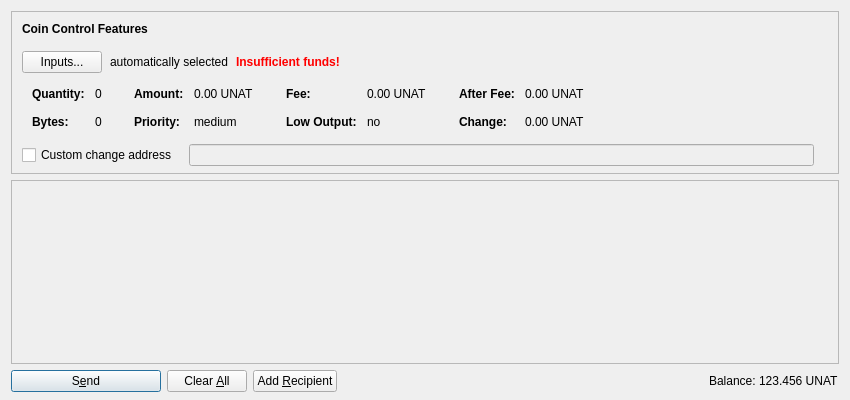
<?xml version="1.0" encoding="UTF-8"?>
<ui version="4.0">
 <class>SendCoinsDialog</class>
 <widget class="QDialog" name="SendCoinsDialog">
  <property name="geometry">
   <rect>
    <x>0</x>
    <y>0</y>
    <width>850</width>
    <height>400</height>
   </rect>
  </property>
  <property name="windowTitle">
   <string>Send Coins</string>
  </property>
  <layout class="QVBoxLayout" name="verticalLayout" stretch="0,1,0">
   <property name="bottomMargin">
    <number>8</number>
   </property>
   <item>
    <widget class="QFrame" name="frameCoinControl">
     <property name="sizePolicy">
      <sizepolicy hsizetype="Expanding" vsizetype="Expanding">
       <horstretch>0</horstretch>
       <verstretch>0</verstretch>
      </sizepolicy>
     </property>
     <property name="maximumSize">
      <size>
       <width>16777215</width>
       <height>16777215</height>
      </size>
     </property>
     <property name="frameShape">
      <enum>QFrame::StyledPanel</enum>
     </property>
     <property name="frameShadow">
      <enum>QFrame::Sunken</enum>
     </property>
     <layout class="QVBoxLayout" name="verticalLayoutCoinControl2">
      <property name="spacing">
       <number>0</number>
      </property>
      <property name="leftMargin">
       <number>0</number>
      </property>
      <property name="topMargin">
       <number>0</number>
      </property>
      <property name="rightMargin">
       <number>0</number>
      </property>
      <property name="bottomMargin">
       <number>6</number>
      </property>
      <item>
       <layout class="QVBoxLayout" name="verticalLayoutCoinControl" stretch="0,0,0,0,1">
        <property name="spacing">
         <number>0</number>
        </property>
        <property name="leftMargin">
         <number>10</number>
        </property>
        <property name="topMargin">
         <number>10</number>
        </property>
        <item>
         <layout class="QHBoxLayout" name="horizontalLayoutCoinControl1">
          <property name="bottomMargin">
           <number>15</number>
          </property>
          <item>
           <widget class="QLabel" name="labelCoinControlFeatures">
            <property name="sizePolicy">
             <sizepolicy hsizetype="Preferred" vsizetype="Maximum">
              <horstretch>0</horstretch>
              <verstretch>0</verstretch>
             </sizepolicy>
            </property>
            <property name="font">
             <font>
              <weight>75</weight>
              <bold>true</bold>
             </font>
            </property>
            <property name="styleSheet">
             <string notr="true">font-weight:bold;</string>
            </property>
            <property name="text">
             <string>Coin Control Features</string>
            </property>
           </widget>
          </item>
         </layout>
        </item>
        <item>
         <layout class="QHBoxLayout" name="horizontalLayoutCoinControl2" stretch="0,0,0,0">
          <property name="spacing">
           <number>8</number>
          </property>
          <property name="bottomMargin">
           <number>10</number>
          </property>
          <item>
           <widget class="QPushButton" name="pushButtonCoinControl">
            <property name="styleSheet">
             <string notr="true"/>
            </property>
            <property name="text">
             <string>Inputs...</string>
            </property>
           </widget>
          </item>
          <item>
           <widget class="QLabel" name="labelCoinControlAutomaticallySelected">
            <property name="text">
             <string>automatically selected</string>
            </property>
            <property name="margin">
             <number>5</number>
            </property>
           </widget>
          </item>
          <item>
           <widget class="QLabel" name="labelCoinControlInsuffFunds">
            <property name="font">
             <font>
              <weight>75</weight>
              <bold>true</bold>
             </font>
            </property>
            <property name="styleSheet">
             <string notr="true">color:red;font-weight:bold;</string>
            </property>
            <property name="text">
             <string>Insufficient funds!</string>
            </property>
            <property name="margin">
             <number>5</number>
            </property>
           </widget>
          </item>
          <item>
           <spacer name="horizontalSpacerCoinControl">
            <property name="orientation">
             <enum>Qt::Horizontal</enum>
            </property>
            <property name="sizeHint" stdset="0">
             <size>
              <width>40</width>
              <height>1</height>
             </size>
            </property>
           </spacer>
          </item>
         </layout>
        </item>
        <item>
         <widget class="QWidget" name="widgetCoinControl" native="true">
          <property name="sizePolicy">
           <sizepolicy hsizetype="Preferred" vsizetype="Preferred">
            <horstretch>0</horstretch>
            <verstretch>0</verstretch>
           </sizepolicy>
          </property>
          <property name="minimumSize">
           <size>
            <width>0</width>
            <height>0</height>
           </size>
          </property>
          <property name="styleSheet">
           <string notr="true"/>
          </property>
          <layout class="QHBoxLayout" name="horizontalLayoutCoinControl5">
           <property name="leftMargin">
            <number>0</number>
           </property>
           <property name="topMargin">
            <number>0</number>
           </property>
           <property name="rightMargin">
            <number>0</number>
           </property>
           <property name="bottomMargin">
            <number>0</number>
           </property>
           <item>
            <layout class="QHBoxLayout" name="horizontalLayoutCoinControl3" stretch="0,0,0,1">
             <property name="spacing">
              <number>20</number>
             </property>
             <property name="topMargin">
              <number>0</number>
             </property>
             <property name="bottomMargin">
              <number>10</number>
             </property>
             <item>
              <layout class="QFormLayout" name="formLayoutCoinControl1">
               <property name="horizontalSpacing">
                <number>10</number>
               </property>
               <property name="verticalSpacing">
                <number>14</number>
               </property>
               <property name="leftMargin">
                <number>10</number>
               </property>
               <property name="topMargin">
                <number>4</number>
               </property>
               <property name="rightMargin">
                <number>6</number>
               </property>
               <item row="0" column="0">
                <widget class="QLabel" name="labelCoinControlQuantityText">
                 <property name="font">
                  <font>
                   <weight>75</weight>
                   <bold>true</bold>
                  </font>
                 </property>
                 <property name="text">
                  <string>Quantity:</string>
                 </property>
                 <property name="margin">
                  <number>0</number>
                 </property>
                </widget>
               </item>
               <item row="0" column="1">
                <widget class="QLabel" name="labelCoinControlQuantity">
                 <property name="cursor">
                  <cursorShape>IBeamCursor</cursorShape>
                 </property>
                 <property name="contextMenuPolicy">
                  <enum>Qt::ActionsContextMenu</enum>
                 </property>
                 <property name="text">
                  <string notr="true">0</string>
                 </property>
                 <property name="margin">
                  <number>0</number>
                 </property>
                 <property name="textInteractionFlags">
                  <set>Qt::LinksAccessibleByMouse|Qt::TextSelectableByKeyboard|Qt::TextSelectableByMouse</set>
                 </property>
                </widget>
               </item>
               <item row="1" column="0">
                <widget class="QLabel" name="labelCoinControlBytesText">
                 <property name="font">
                  <font>
                   <weight>75</weight>
                   <bold>true</bold>
                  </font>
                 </property>
                 <property name="text">
                  <string>Bytes:</string>
                 </property>
                </widget>
               </item>
               <item row="1" column="1">
                <widget class="QLabel" name="labelCoinControlBytes">
                 <property name="cursor">
                  <cursorShape>IBeamCursor</cursorShape>
                 </property>
                 <property name="contextMenuPolicy">
                  <enum>Qt::ActionsContextMenu</enum>
                 </property>
                 <property name="text">
                  <string notr="true">0</string>
                 </property>
                 <property name="textInteractionFlags">
                  <set>Qt::LinksAccessibleByMouse|Qt::TextSelectableByKeyboard|Qt::TextSelectableByMouse</set>
                 </property>
                </widget>
               </item>
              </layout>
             </item>
             <item>
              <layout class="QFormLayout" name="formLayoutCoinControl2">
               <property name="horizontalSpacing">
                <number>10</number>
               </property>
               <property name="verticalSpacing">
                <number>14</number>
               </property>
               <property name="leftMargin">
                <number>6</number>
               </property>
               <property name="topMargin">
                <number>4</number>
               </property>
               <property name="rightMargin">
                <number>6</number>
               </property>
               <item row="0" column="0">
                <widget class="QLabel" name="labelCoinControlAmountText">
                 <property name="font">
                  <font>
                   <weight>75</weight>
                   <bold>true</bold>
                  </font>
                 </property>
                 <property name="text">
                  <string>Amount:</string>
                 </property>
                 <property name="margin">
                  <number>0</number>
                 </property>
                </widget>
               </item>
               <item row="0" column="1">
                <widget class="QLabel" name="labelCoinControlAmount">
                 <property name="cursor">
                  <cursorShape>IBeamCursor</cursorShape>
                 </property>
                 <property name="contextMenuPolicy">
                  <enum>Qt::ActionsContextMenu</enum>
                 </property>
                 <property name="text">
                  <string notr="true">0.00 UNAT</string>
                 </property>
                 <property name="textInteractionFlags">
                  <set>Qt::LinksAccessibleByMouse|Qt::TextSelectableByKeyboard|Qt::TextSelectableByMouse</set>
                 </property>
                </widget>
               </item>
               <item row="1" column="0">
                <widget class="QLabel" name="labelCoinControlPriorityText">
                 <property name="font">
                  <font>
                   <weight>75</weight>
                   <bold>true</bold>
                  </font>
                 </property>
                 <property name="text">
                  <string>Priority:</string>
                 </property>
                </widget>
               </item>
               <item row="1" column="1">
                <widget class="QLabel" name="labelCoinControlPriority">
                 <property name="cursor">
                  <cursorShape>IBeamCursor</cursorShape>
                 </property>
                 <property name="contextMenuPolicy">
                  <enum>Qt::ActionsContextMenu</enum>
                 </property>
                 <property name="text">
                  <string notr="true">medium</string>
                 </property>
                 <property name="textInteractionFlags">
                  <set>Qt::LinksAccessibleByMouse|Qt::TextSelectableByKeyboard|Qt::TextSelectableByMouse</set>
                 </property>
                </widget>
               </item>
              </layout>
             </item>
             <item>
              <layout class="QFormLayout" name="formLayoutCoinControl3">
               <property name="horizontalSpacing">
                <number>10</number>
               </property>
               <property name="verticalSpacing">
                <number>14</number>
               </property>
               <property name="leftMargin">
                <number>6</number>
               </property>
               <property name="topMargin">
                <number>4</number>
               </property>
               <property name="rightMargin">
                <number>6</number>
               </property>
               <item row="0" column="0">
                <widget class="QLabel" name="labelCoinControlFeeText">
                 <property name="font">
                  <font>
                   <weight>75</weight>
                   <bold>true</bold>
                  </font>
                 </property>
                 <property name="text">
                  <string>Fee:</string>
                 </property>
                 <property name="margin">
                  <number>0</number>
                 </property>
                </widget>
               </item>
               <item row="0" column="1">
                <widget class="QLabel" name="labelCoinControlFee">
                 <property name="cursor">
                  <cursorShape>IBeamCursor</cursorShape>
                 </property>
                 <property name="contextMenuPolicy">
                  <enum>Qt::ActionsContextMenu</enum>
                 </property>
                 <property name="text">
                  <string notr="true">0.00 UNAT</string>
                 </property>
                 <property name="textInteractionFlags">
                  <set>Qt::LinksAccessibleByMouse|Qt::TextSelectableByKeyboard|Qt::TextSelectableByMouse</set>
                 </property>
                </widget>
               </item>
               <item row="1" column="0">
                <widget class="QLabel" name="labelCoinControlLowOutputText">
                 <property name="font">
                  <font>
                   <weight>75</weight>
                   <bold>true</bold>
                  </font>
                 </property>
                 <property name="text">
                  <string>Low Output:</string>
                 </property>
                </widget>
               </item>
               <item row="1" column="1">
                <widget class="QLabel" name="labelCoinControlLowOutput">
                 <property name="cursor">
                  <cursorShape>IBeamCursor</cursorShape>
                 </property>
                 <property name="contextMenuPolicy">
                  <enum>Qt::ActionsContextMenu</enum>
                 </property>
                 <property name="text">
                  <string notr="true">no</string>
                 </property>
                 <property name="textInteractionFlags">
                  <set>Qt::LinksAccessibleByMouse|Qt::TextSelectableByKeyboard|Qt::TextSelectableByMouse</set>
                 </property>
                </widget>
               </item>
              </layout>
             </item>
             <item>
              <layout class="QFormLayout" name="formLayoutCoinControl4">
               <property name="horizontalSpacing">
                <number>10</number>
               </property>
               <property name="verticalSpacing">
                <number>14</number>
               </property>
               <property name="leftMargin">
                <number>6</number>
               </property>
               <property name="topMargin">
                <number>4</number>
               </property>
               <property name="rightMargin">
                <number>6</number>
               </property>
               <item row="0" column="0">
                <widget class="QLabel" name="labelCoinControlAfterFeeText">
                 <property name="font">
                  <font>
                   <weight>75</weight>
                   <bold>true</bold>
                  </font>
                 </property>
                 <property name="text">
                  <string>After Fee:</string>
                 </property>
                 <property name="margin">
                  <number>0</number>
                 </property>
                </widget>
               </item>
               <item row="0" column="1">
                <widget class="QLabel" name="labelCoinControlAfterFee">
                 <property name="cursor">
                  <cursorShape>IBeamCursor</cursorShape>
                 </property>
                 <property name="contextMenuPolicy">
                  <enum>Qt::ActionsContextMenu</enum>
                 </property>
                 <property name="text">
                  <string notr="true">0.00 UNAT</string>
                 </property>
                 <property name="textInteractionFlags">
                  <set>Qt::LinksAccessibleByMouse|Qt::TextSelectableByKeyboard|Qt::TextSelectableByMouse</set>
                 </property>
                </widget>
               </item>
               <item row="1" column="0">
                <widget class="QLabel" name="labelCoinControlChangeText">
                 <property name="font">
                  <font>
                   <weight>75</weight>
                   <bold>true</bold>
                  </font>
                 </property>
                 <property name="text">
                  <string>Change:</string>
                 </property>
                </widget>
               </item>
               <item row="1" column="1">
                <widget class="QLabel" name="labelCoinControlChange">
                 <property name="cursor">
                  <cursorShape>IBeamCursor</cursorShape>
                 </property>
                 <property name="contextMenuPolicy">
                  <enum>Qt::ActionsContextMenu</enum>
                 </property>
                 <property name="text">
                  <string notr="true">0.00 UNAT</string>
                 </property>
                 <property name="textInteractionFlags">
                  <set>Qt::LinksAccessibleByMouse|Qt::TextSelectableByKeyboard|Qt::TextSelectableByMouse</set>
                 </property>
                </widget>
               </item>
              </layout>
             </item>
            </layout>
           </item>
          </layout>
         </widget>
        </item>
        <item>
         <layout class="QHBoxLayout" name="horizontalLayoutCoinControl4" stretch="0,0,0">
          <property name="spacing">
           <number>12</number>
          </property>
          <property name="sizeConstraint">
           <enum>QLayout::SetDefaultConstraint</enum>
          </property>
          <property name="topMargin">
           <number>5</number>
          </property>
          <property name="rightMargin">
           <number>5</number>
          </property>
          <item>
           <widget class="QCheckBox" name="checkBoxCoinControlChange">
            <property name="toolTip">
             <string>If this is activated, but the change address is empty or invalid, change will be sent to a newly generated address.</string>
            </property>
            <property name="text">
             <string>Custom change address</string>
            </property>
           </widget>
          </item>
          <item>
           <widget class="QValidatedLineEdit" name="lineEditCoinControlChange">
            <property name="enabled">
             <bool>false</bool>
            </property>
            <property name="sizePolicy">
             <sizepolicy hsizetype="Expanding" vsizetype="Fixed">
              <horstretch>0</horstretch>
              <verstretch>0</verstretch>
             </sizepolicy>
            </property>
           </widget>
          </item>
          <item>
           <widget class="QLabel" name="labelCoinControlChangeLabel">
            <property name="sizePolicy">
             <sizepolicy hsizetype="Preferred" vsizetype="Expanding">
              <horstretch>0</horstretch>
              <verstretch>0</verstretch>
             </sizepolicy>
            </property>
            <property name="minimumSize">
             <size>
              <width>0</width>
              <height>0</height>
             </size>
            </property>
            <property name="text">
             <string/>
            </property>
            <property name="margin">
             <number>3</number>
            </property>
           </widget>
          </item>
         </layout>
        </item>
        <item>
         <spacer name="verticalSpacerCoinControl">
          <property name="orientation">
           <enum>Qt::Vertical</enum>
          </property>
          <property name="sizeHint" stdset="0">
           <size>
            <width>800</width>
            <height>1</height>
           </size>
          </property>
         </spacer>
        </item>
       </layout>
      </item>
     </layout>
    </widget>
   </item>
   <item>
    <widget class="QScrollArea" name="scrollArea">
     <property name="widgetResizable">
      <bool>true</bool>
     </property>
     <widget class="QWidget" name="scrollAreaWidgetContents">
      <property name="geometry">
       <rect>
        <x>0</x>
        <y>0</y>
        <width>830</width>
        <height>178</height>
       </rect>
      </property>
      <layout class="QVBoxLayout" name="verticalLayout_2" stretch="0,1">
       <property name="leftMargin">
        <number>0</number>
       </property>
       <property name="topMargin">
        <number>0</number>
       </property>
       <property name="rightMargin">
        <number>0</number>
       </property>
       <property name="bottomMargin">
        <number>0</number>
       </property>
       <item>
        <layout class="QVBoxLayout" name="entries">
         <property name="spacing">
          <number>6</number>
         </property>
        </layout>
       </item>
       <item>
        <spacer name="verticalSpacer">
         <property name="orientation">
          <enum>Qt::Vertical</enum>
         </property>
         <property name="sizeHint" stdset="0">
          <size>
           <width>20</width>
           <height>40</height>
          </size>
         </property>
        </spacer>
       </item>
      </layout>
     </widget>
    </widget>
   </item>
   <item>
    <layout class="QHBoxLayout" name="horizontalLayout">
     <item>
      <widget class="QPushButton" name="sendButton">
       <property name="minimumSize">
        <size>
         <width>150</width>
         <height>0</height>
        </size>
       </property>
       <property name="toolTip">
        <string>Confirm the send action</string>
       </property>
       <property name="text">
        <string>S&amp;end</string>
       </property>
       <property name="icon">
        <iconset resource="../bitcoin.qrc">
         <normaloff>:/icons/send</normaloff>:/icons/send</iconset>
       </property>
       <property name="default">
        <bool>true</bool>
       </property>
      </widget>
     </item>
     <item>
      <widget class="QPushButton" name="clearButton">
       <property name="sizePolicy">
        <sizepolicy hsizetype="Minimum" vsizetype="Fixed">
         <horstretch>0</horstretch>
         <verstretch>0</verstretch>
        </sizepolicy>
       </property>
       <property name="toolTip">
        <string>Clear all fields of the form.</string>
       </property>
       <property name="text">
        <string>Clear &amp;All</string>
       </property>
       <property name="icon">
        <iconset resource="../bitcoin.qrc">
         <normaloff>:/icons/remove</normaloff>:/icons/remove</iconset>
       </property>
       <property name="autoRepeatDelay">
        <number>300</number>
       </property>
       <property name="autoDefault">
        <bool>false</bool>
       </property>
      </widget>
     </item>
     <item>
      <widget class="QPushButton" name="addButton">
       <property name="toolTip">
        <string>Send to multiple recipients at once</string>
       </property>
       <property name="text">
        <string>Add &amp;Recipient</string>
       </property>
       <property name="icon">
        <iconset resource="../bitcoin.qrc">
         <normaloff>:/icons/add</normaloff>:/icons/add</iconset>
       </property>
       <property name="autoDefault">
        <bool>false</bool>
       </property>
      </widget>
     </item>
     <item>
      <spacer name="horizontalSpacer">
       <property name="orientation">
        <enum>Qt::Horizontal</enum>
       </property>
       <property name="sizeHint" stdset="0">
        <size>
         <width>40</width>
         <height>20</height>
        </size>
       </property>
      </spacer>
     </item>
     <item>
      <layout class="QHBoxLayout" name="horizontalLayout_2">
       <property name="spacing">
        <number>3</number>
       </property>
       <item>
        <widget class="QLabel" name="label">
         <property name="sizePolicy">
          <sizepolicy hsizetype="Preferred" vsizetype="Fixed">
           <horstretch>0</horstretch>
           <verstretch>0</verstretch>
          </sizepolicy>
         </property>
         <property name="text">
          <string>Balance:</string>
         </property>
        </widget>
       </item>
       <item>
        <widget class="QLabel" name="labelBalance">
         <property name="sizePolicy">
          <sizepolicy hsizetype="Preferred" vsizetype="Fixed">
           <horstretch>0</horstretch>
           <verstretch>0</verstretch>
          </sizepolicy>
         </property>
         <property name="cursor">
          <cursorShape>IBeamCursor</cursorShape>
         </property>
         <property name="text">
          <string notr="true">123.456 UNAT</string>
         </property>
         <property name="textInteractionFlags">
          <set>Qt::LinksAccessibleByMouse|Qt::TextSelectableByKeyboard|Qt::TextSelectableByMouse</set>
         </property>
        </widget>
       </item>
      </layout>
     </item>
    </layout>
   </item>
  </layout>
 </widget>
 <customwidgets>
  <customwidget>
   <class>QValidatedLineEdit</class>
   <extends>QLineEdit</extends>
   <header>qvalidatedlineedit.h</header>
  </customwidget>
 </customwidgets>
 <resources>
  <include location="../bitcoin.qrc"/>
 </resources>
 <connections/>
</ui>
